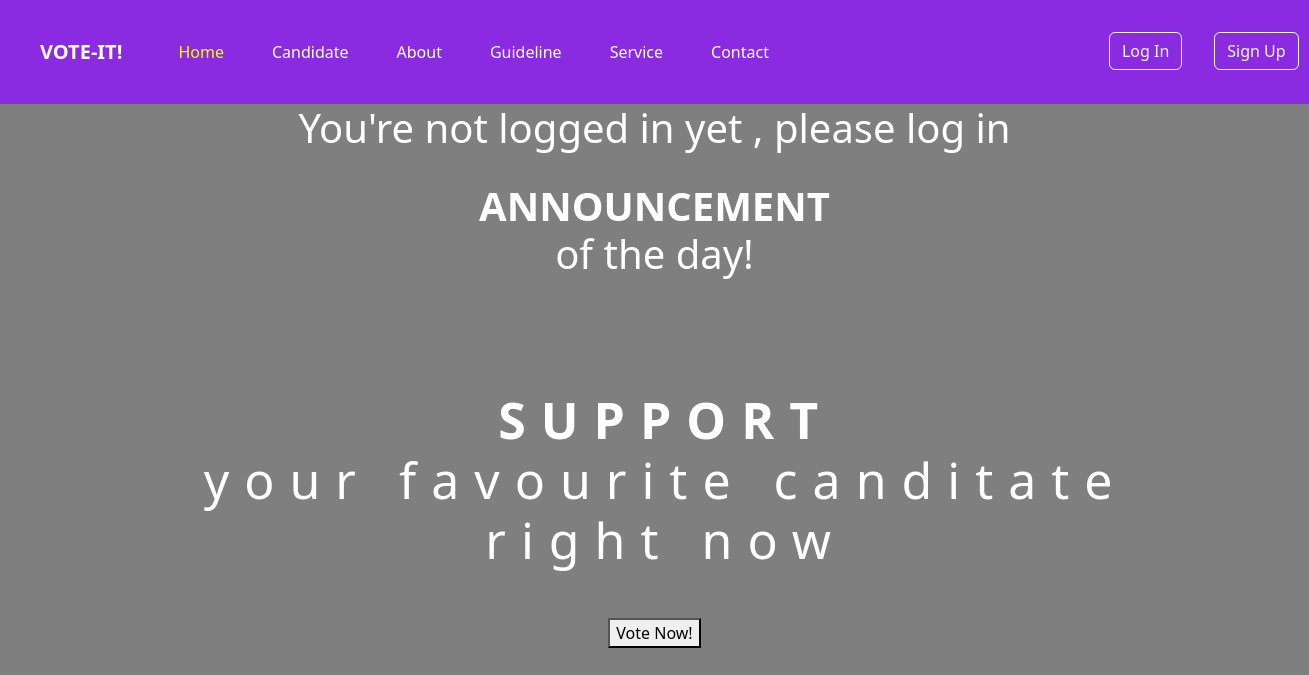
Page /home on the earlier database version.
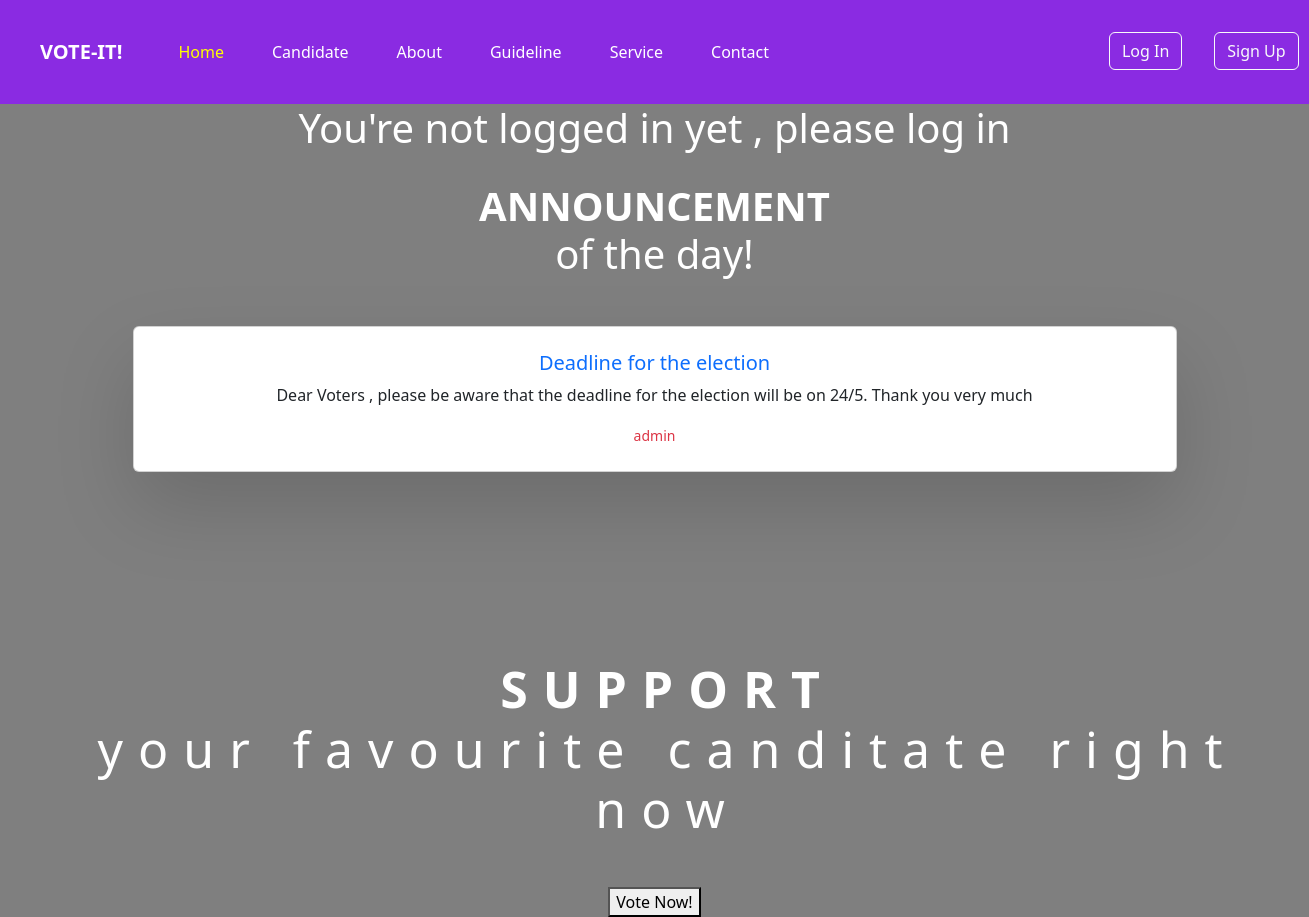
Same page on the later database version.
### application/models.py (models this page shows, shortened)
class Announcement(db.Model , UserMixin):
       id = db.Column(db.Integer , primary_key = True)
       titles = db.Column(db.String(500) , unique = True , nullable = False)
       createdAt = db.Column(db.DateTime(timezone=True) , server_default=func.now())
       description = db.Column(db.Text, nullable = False)
       user_id = db.Column(db.Integer , db.ForeignKey('user.id') , nullable = False)

### application/routes.py (the view)
@app.route('/')
@app.route('/home')
def home():
    announcements = Announcement.query.all()
    return render_template('home.html' , announcements = announcements )

### application/templates/home.html (shortened to what this page needs)
<!DOCTYPE html>
<html lang="en">
<head>
    <link rel="stylesheet" href="../static/styles.css">
    <link href="https://cdn.jsdelivr.net/npm/bootstrap@5.2.3/dist/css/bootstrap.min.css" rel="stylesheet">
</head>
<body class="home-pageWallpaper">
    <nav id="navbarBackground" class="navbar navbar-expand-lg ">
        <div class="container-fluid p-4">
          <a id="title" class="navbar-brand px-3" href="#">VOTE-IT!</a>
            <div class="collapse navbar-collapse "  id="navbarSupportedContent">
                <ul  class="navbar-nav me-auto mb-2 mb-lg-0 ">
                    <li id="navSections" class="nav-item px-3">
                        <a style="color: yellow;" id="Navlink" class="nav-link active" href="{{url_for('home')}}">Home</a>
                      </li>
                      <li id="navSections" class="nav-item px-3">
                        <a  id="Navlink" class="nav-link" href="{{url_for('candidates')}}">Candidate</a>
                      </li>
                      <li id="navSections" class="nav-item px-3">
                        <a  id="Navlink" class="nav-link" href="{{url_for('about')}}">About</a>
                      </li>
                      <li id="navSections" class="nav-item px-3 ">
                        <a  id="Navlink" class="nav-link" href="{{url_for('guidelines')}}" role="button" >
                          Guideline
                        </a>
                      </li>
                       <li id="navSections" class="nav-item px-3">
                        <a id="Navlink" class="nav-link" href="{{url_for('service')}}">Service</a>
                      </li>
                      <li id="navSections" class="nav-item px-3">
                        <a  id="Navlink" class="nav-link" href="{{url_for('contact')}}">Contact</a>
                      </li>
                      {% if current_user.is_authenticated %}
                      <li id="navSections" class="nav-item px-3">
                         <button id="CurrentUserProfile" type="button" class="btn btn-primary" data-bs-toggle="modal" data-bs-target="#exampleModal">
                          {{ current_user.username }}
                         </button>
                  <div class="modal fade" id="exampleModal" tabindex="-1" aria-labelledby="exampleModalLabel" aria-hidden="true">
                   <div class="modal-dialog">
                     <div class="modal-content">
                       <div class="modal-header">
                          <h1 class="modal-title fs-5" id="exampleModalLabel">User Profile</h1>
                            <button type="button" class="btn-close" data-bs-dismiss="modal" aria-label="Close"></button>
                               </div>
                                  <div class="modal-body">
                                     <p>Username :   {{ current_user.username }}</p>
                                     <p> Email : {{ current_user.email }}</p>
                                     <p>Role : <a class="text-success" style="text-decoration: none;">Student</a> </p>
                                  </div>
                                  <div class="modal-footer">
                                       <a href="{{url_for('profile')}}"><button type="button" class="btn btn-secondary" data-bs-dismiss="modal">View Profile</button></a>
                                      <a href="{{url_for('logout')}}"> <button type="button" class="btn btn-primary">Logout</button></a>
                                  </div>
                             </div>
                          </div>
                      </div>
                      </li>
                      {% else %}
                      <li id="navSections" class="nav-item px-3">
                          <a href="{{url_for('login')}}"><button class="btn btn-outline-light" style="position: relative; left: 300px; ">Log In</button></a>
                      </li>
                      <li id="navSections" class="nav-item px-3">
                          <a href="{{url_for('register')}}"><button class="btn btn-outline-light" style="position: relative; left: 300px; ">Sign Up</button></a>
                      </li>
                      {% endif %}
                    </ul>
            </div>
        </div>
    </nav>
   <div class="container">
    <div class="text-center">
      {% if current_user.is_authenticated %}
        <h1 class="text-white p-4"> Hello {{ current_user.username }}</h1>
      {% else %}
        <h1 class="text-white">You're not logged in yet , please log in</h1>
      {% endif %}
        <h1 class="announcement text-white text-center"><b>ANNOUNCEMENT</b><br>of the day!</h1>
        {% for announcement in announcements %}
        <div class="container  p-5">
          <div class="row">
          <div class="card text-dark mb-2 p-2">
          <div class="card-body">
             <a style="text-decoration: none;" href=""><h5 class="card-title text-center">{{ announcement.titles }}</h5></a>
              <p class="card-text text-center">{{ announcement.description }}</p>
              <p class="card-text text-center"><small class=" text-center text-danger">admin</small></p>
          </div>
          </div>
        </div>
      </div>
        </div>
      {% endfor %}
    </div>
    <div>
        <h1 class="vote text-white text-center mb-5"><b>SUPPORT</b><br>your favourite canditate right now</h1>
        <div class="text-center">
        <a href="{{url_for('candidates')}}"><button >Vote Now!</button></a>
      </div>
    </div>
</div>
</body>
</html>

### application/static/styles.css (style rules this page uses)
#title { font-weight: 700; color: white; }
#navbarBackground { background-color: blueviolet; }
#Navlink { color: white; transition: 0.7s; }
.home-pageWallpaper { background: linear-gradient(to top, rgba(0,0,0,0.5)50%,rgba(0,0,0,0.5)50%), url(https://www.mmu.edu.my/wp-content/uploads/2022/12/1280_720_2.jpeg); background-size: cover; }
.card { position: relative; display: flex; flex-direction: column; }
.announcement { padding-top: 2%; height: auto; margin: auto; text-align: center; }
.vote { font-size: 50px; padding-left: 2%; margin-top: 10%; letter-spacing: 15px; }
.card { margin: auto; position: relative; width: 350px; height: 450px; background-color: #ffffff; border-radius: 20px; box-shadow: 0 35px 80px rgba(0,0,0,0.15); transition: 0.5s; }

Differences in the rows shown:
added Announcement: titles "Deadline for the election", description "Dear Voters , please be aware that the deadline for the election will be on 24/5. Thank you very much"
